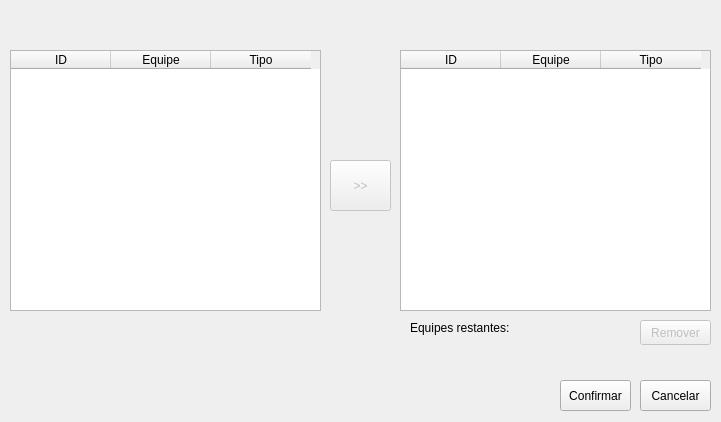
<?xml version="1.0" encoding="UTF-8"?>
<ui version="4.0">
 <class>equipesParticipantes</class>
 <widget class="QWidget" name="equipesParticipantes">
  <property name="geometry">
   <rect>
    <x>0</x>
    <y>0</y>
    <width>721</width>
    <height>422</height>
   </rect>
  </property>
  <property name="windowTitle">
   <string>Form</string>
  </property>
  <widget class="QTableWidget" name="tableWidgetEquipes">
   <property name="geometry">
    <rect>
     <x>10</x>
     <y>50</y>
     <width>311</width>
     <height>261</height>
    </rect>
   </property>
   <property name="editTriggers">
    <set>QAbstractItemView::NoEditTriggers</set>
   </property>
   <property name="selectionMode">
    <enum>QAbstractItemView::SingleSelection</enum>
   </property>
   <property name="selectionBehavior">
    <enum>QAbstractItemView::SelectRows</enum>
   </property>
   <attribute name="horizontalHeaderVisible">
    <bool>true</bool>
   </attribute>
   <attribute name="verticalHeaderVisible">
    <bool>false</bool>
   </attribute>
   <column>
    <property name="text">
     <string>ID</string>
    </property>
   </column>
   <column>
    <property name="text">
     <string>Equipe</string>
    </property>
   </column>
   <column>
    <property name="text">
     <string>Tipo</string>
    </property>
   </column>
  </widget>
  <widget class="QPushButton" name="seta">
   <property name="enabled">
    <bool>false</bool>
   </property>
   <property name="geometry">
    <rect>
     <x>330</x>
     <y>160</y>
     <width>61</width>
     <height>51</height>
    </rect>
   </property>
   <property name="text">
    <string>&gt;&gt;</string>
   </property>
  </widget>
  <widget class="QPushButton" name="confirmar">
   <property name="geometry">
    <rect>
     <x>560</x>
     <y>380</y>
     <width>71</width>
     <height>31</height>
    </rect>
   </property>
   <property name="text">
    <string>Confirmar</string>
   </property>
  </widget>
  <widget class="QTableWidget" name="tableWidgetParticipantes">
   <property name="geometry">
    <rect>
     <x>400</x>
     <y>50</y>
     <width>311</width>
     <height>261</height>
    </rect>
   </property>
   <property name="editTriggers">
    <set>QAbstractItemView::NoEditTriggers</set>
   </property>
   <property name="selectionMode">
    <enum>QAbstractItemView::SingleSelection</enum>
   </property>
   <property name="selectionBehavior">
    <enum>QAbstractItemView::SelectRows</enum>
   </property>
   <attribute name="horizontalHeaderVisible">
    <bool>true</bool>
   </attribute>
   <attribute name="verticalHeaderVisible">
    <bool>false</bool>
   </attribute>
   <column>
    <property name="text">
     <string>ID</string>
    </property>
   </column>
   <column>
    <property name="text">
     <string>Equipe</string>
    </property>
   </column>
   <column>
    <property name="text">
     <string>Tipo</string>
    </property>
   </column>
  </widget>
  <widget class="QPushButton" name="cancelar">
   <property name="geometry">
    <rect>
     <x>640</x>
     <y>380</y>
     <width>71</width>
     <height>31</height>
    </rect>
   </property>
   <property name="text">
    <string>Cancelar</string>
   </property>
  </widget>
  <widget class="QPushButton" name="remover">
   <property name="enabled">
    <bool>false</bool>
   </property>
   <property name="geometry">
    <rect>
     <x>640</x>
     <y>320</y>
     <width>71</width>
     <height>25</height>
    </rect>
   </property>
   <property name="text">
    <string>Remover</string>
   </property>
  </widget>
  <widget class="QLabel" name="label">
   <property name="geometry">
    <rect>
     <x>410</x>
     <y>320</y>
     <width>101</width>
     <height>16</height>
    </rect>
   </property>
   <property name="text">
    <string>Equipes restantes:</string>
   </property>
  </widget>
  <widget class="QLabel" name="equipesRestantes">
   <property name="geometry">
    <rect>
     <x>530</x>
     <y>320</y>
     <width>101</width>
     <height>16</height>
    </rect>
   </property>
   <property name="text">
    <string>&lt;html&gt;&lt;head/&gt;&lt;body&gt;&lt;p align=&quot;right&quot;&gt;&lt;br/&gt;&lt;/p&gt;&lt;/body&gt;&lt;/html&gt;</string>
   </property>
  </widget>
 </widget>
 <resources/>
 <connections/>
</ui>
